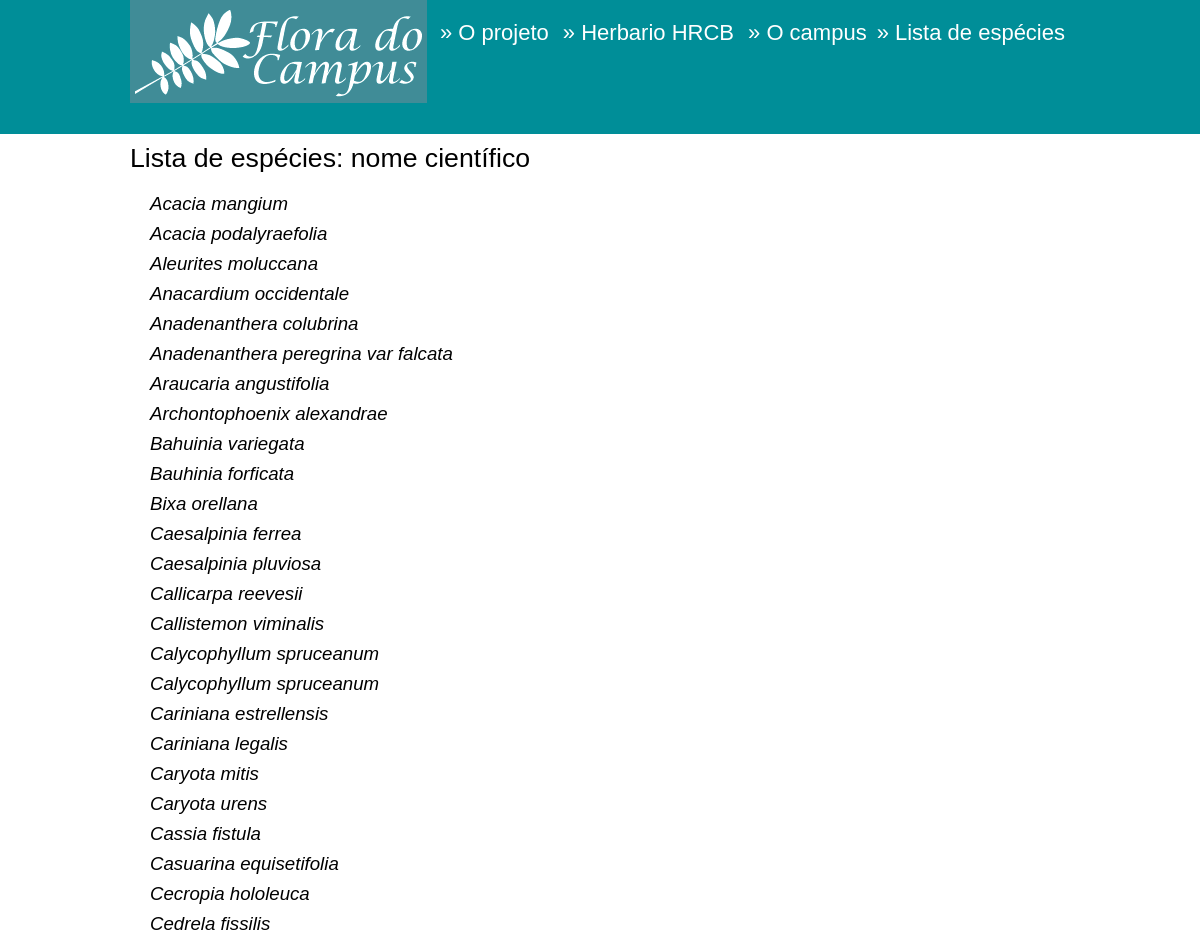
/especies/categoria/nome/ (upper part), run on an earlier commit of the app's database.
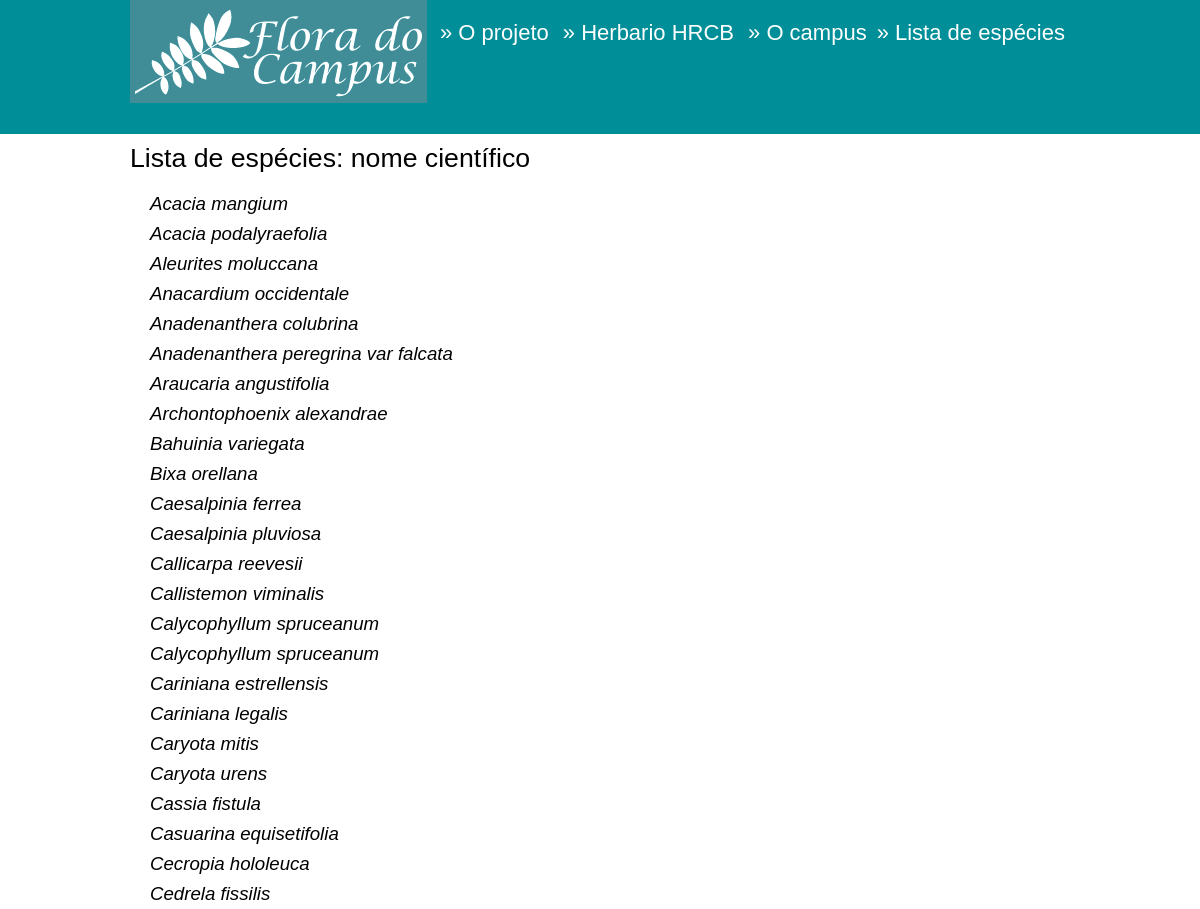
And on a later commit of the database.
### flora/models.py (models this page shows, shortened)
class Post(models.Model):
    author = models.ForeignKey('auth.User')
    title = models.CharField(max_length=200)
    familia = models.CharField(max_length=300)
    genero = models.CharField(max_length=300)
    especie = models.CharField(max_length=300)
    autor = models.CharField(max_length=300)
    texto = models.TextField()
    habito = models.CharField(max_length=300)
    vernacular = models.CharField(max_length=300)
    floracao = models.CharField(max_length=300)
    frutificacao = models.CharField(max_length=300)
    origem = models.CharField(max_length=300)
    mapa = models.TextField()
    referencias = models.TextField()
    created_date = models.DateTimeField(
            default=timezone.now)
    published_date = models.DateTimeField(
            blank=True, null=True)

### flora/views.py (the view)
# urls.py: url(r'^especies/categoria/nome/', views.list_species_by_name),
def list_species_by_name(request):
    species = Post.objects.all().order_by('title')
    return render(request, 'flora/list_species.html', {'species': species, 'view': 'Nome'})

### flora/templates/flora/list_species.html
{% extends 'flora/base.html' %}
{% load static %}
{% block content %}
<div id="title">
	<div>
		<h1>Lista de espécies: nome científico</h1>
	</div>
</div>
<div id="listagem">
<div>
<ul>
{% for specie in species %}
<li>
		<a href="{% url 'flora.views.post_detail' pk=specie.pk %}">
			{{ specie.genero }} {{ specie.especie }}
		</a>
</li>
{% endfor %}
</ul>
</div>
</div>
{% endblock content %}

### flora/templates/flora/base.html (shortened to what this page needs)
{% load staticfiles %}
<!DOCTYPE html>
<html>
  <head>
    <link rel="stylesheet" href="{% static 'css/flora.css' %}">
    <link rel="stylesheet" href="{% static 'css/lightbox.min.css' %}">
  </head>
  <body>
    <div id="header">
      <div>
      <a href="/"><img src="{% static 'imagens/logo-flora-do-campus.png' %}"></a>
        <ul>
          <li><a href="{% url 'flora.views.project' %}">O projeto</a></li>
          <li><a href="{% url 'flora.views.hrcb' %}">Herbario HRCB</a></li>
          <li><a href="{% url 'flora.views.campus' %}">O campus</a></li>
<li class="dropdown">
  <a>Lista de espécies</a>
</li>
        </ul>
      </div>
    </div>
    {% block content %}
    {% endblock %}
  </body>
</html>

### flora/static/css/flora.css (style rules this page uses)
* { margin: 0; padding: 0; font-weight: normal; }
h1 { font-family: sans-serif; font-size: 28pt; font-weight: normal; margin-top: 15px; margin-bottom: 15px; }
#header { height: 134px; background-color: #008e98; }
#header div { max-width: 940px; margin: 0 auto; padding: 0 10px; clear: both; }
#header div img { float: left; }
#header div ul { display: inline-block; float: right; margin: 0; padding: 20px 0; text-align: right; }
#header div ul li { color: #fff; display: inline; padding: 0 5px; }
#header div ul li a { font-family: sans-serif; font-size: 22px; text-decoration: none; color: #fff; }
#header div ul li a:before { content: "\0BB \020"; }
.dropdown { position: relative; display: inline-block; float: right; }
#title { background-color: #fff; font-family: Verdana, sans-serif; }
#title div { max-width: 940px; margin: 0 auto; padding: 0 10px; clear: both; }
#title div h1 { font-size: 20pt; float: left; margin-top: 9px; }
#listagem div { max-width: 940px; margin: 0 auto; padding: 0 10px; clear: both; }
#listagem ul { float: left; }
#listagem ul li { padding: 4px 20px; font-family: Verdana, sans-serif; font-size: 12pt; list-style: none; background-color: #fff; }
#listagem a { font-family: Verdana, sans-serif; font-style: italic; font-size: 14pt; color: #000; text-decoration: none; }

What changed in the data, as far as the page shows it:
removed Post: genero "Bauhinia", especie "forficata"
